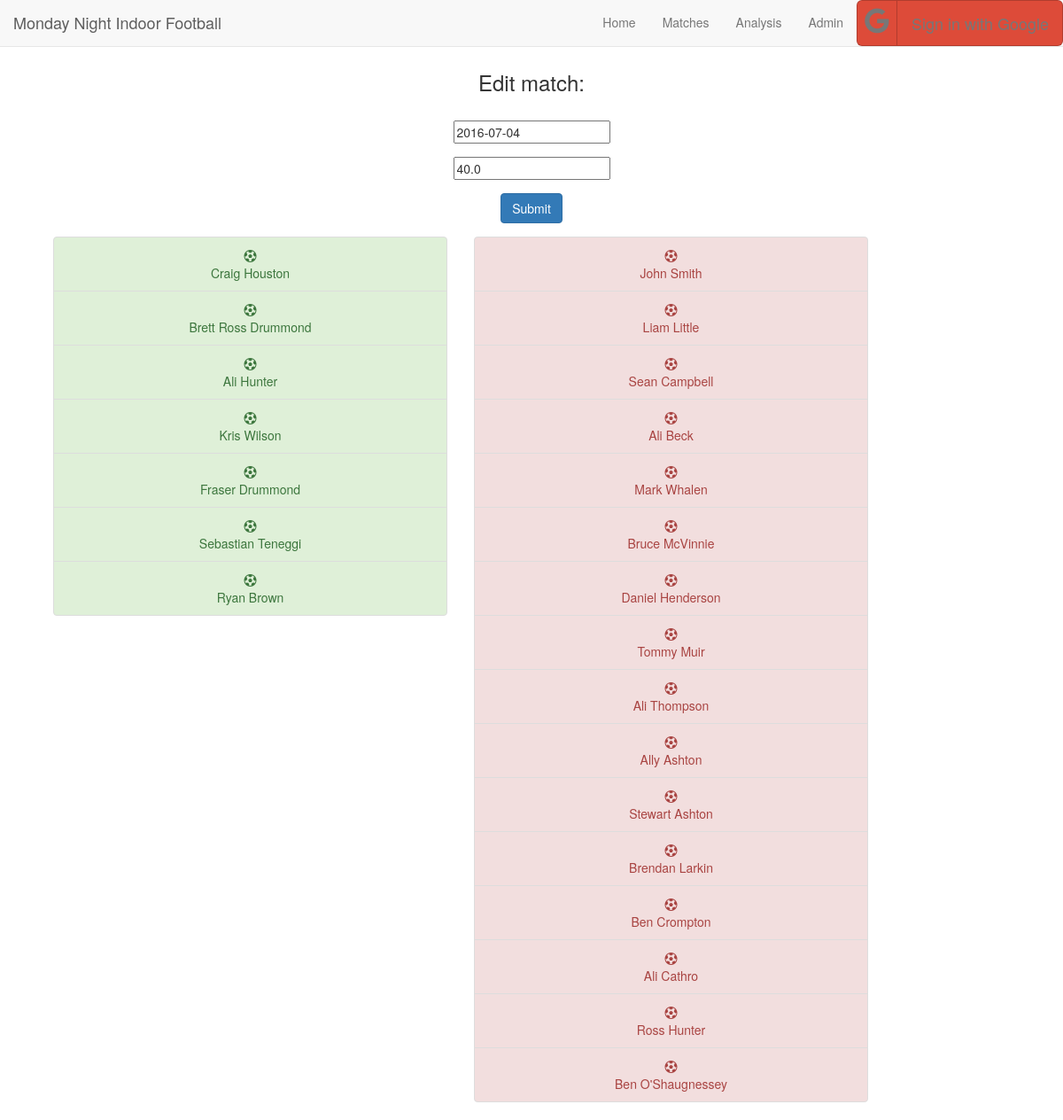
Screenshot of /matches/7/edit/ with the database file from the repository.
### www/models.py (models this page shows, shortened)
class Player(models.Model):
    firstname = models.CharField(max_length=30)
    lastname = models.CharField(max_length=30)
    image = models.CharField(max_length=200, blank=True, null=True)

### www/views.py (the view)
# urls.py: url(r'^matches/(?P<match_id>\d+)/edit/$', views.matches_edit,
def matches_edit(request, match_id):
    match = Match.objects.get(pk=match_id)
    if (request.method == 'POST'):
        form = MatchForm(data=request.POST, instance=match)
        if form.is_valid():
            form.save(commit = True)
        return redirect(reverse('matches'))
    else:
        match_dict = model_to_dict(match)
        form = MatchForm(match_dict)
        included_players = Player.objects.filter(appearance__match__id=match_id)
        excluded_players = Player.objects.exclude(pk__in=included_players)
        return render(request, 'matches_edit.html', {
            'form':form,
            'included_players':included_players,
            'excluded_players':excluded_players
            })

### www/forms.py
class MatchForm(forms.ModelForm):
    class Meta:
        model = Match
        fields = ['date', 'cost']
    def __init__(self, *args, **kwargs):
        super(MatchForm, self).__init__(*args, **kwargs)
        self.helper = FormHelper()
        self.helper.form_class = 'form-horizontal'
        self.helper.label_class = 'col-lg-2'
        self.helper.field_class = 'col-lg-8'
        self.helper.field_template = 'bootstrap3/layout/inline_field.html'
        self.helper.add_input(Submit('submit', 'Submit'))

### www/templates/matches_edit.html (shortened to what this page needs)
{% extends 'base.html' %}
{% load staticfiles %}
{% load crispy_forms_tags %}
{% block content %}
<div class="container text-center">
  {% if 'edit' in request.path %}
    <h3>Edit match:</h3>
  {% endif %}
  <br>
  {% crispy form form.helper %}
  <div class="container text-center">
    <div class="col-sm-5">
      <div id="includedPlayerList" class="list-group">
        {% for player in included_players %}
          <div id="included-player" class="list-group-item list-group-item-success">
            <span class="fa fa-soccer-ball-o" aria-hidden="true"></span>
            <div class="{{ player.id }}">{{ player.firstname }} {{ player.lastname }}
            </div>
          </div>
        {% endfor %}
      </div>
    </div>
    <div class="col-sm-5">
      <div id="excludedPlayerList" class="list-group">
        {% for player in excluded_players %}
          <div id="excluded-player" class="list-group-item list-group-item-danger">
            <span class="fa fa-soccer-ball-o" aria-hidden="true"></span>
            <div class="{{ player.id }}">{{ player.firstname }} {{ player.lastname }}
            </div>
          </div>
        {% endfor %}
      </div>
    </div>
  </div>
</div>
{% endblock %}

### rows the page displays
Player: firstname "Craig", lastname "Houston"
Player: firstname "Brett", lastname "Ross Drummond"
Player: firstname "Ali", lastname "Hunter"
Player: firstname "Kris", lastname "Wilson"
Player: firstname "Fraser", lastname "Drummond"
Player: firstname "Sebastian", lastname "Teneggi"
Player: firstname "Ryan", lastname "Brown"
Player: firstname "John", lastname "Smith"
Player: firstname "Liam", lastname "Little"
Player: firstname "Sean", lastname "Campbell"
Player: firstname "Ali", lastname "Beck"
Player: firstname "Mark", lastname "Whalen"
Player: firstname "Bruce", lastname "McVinnie"
Player: firstname "Daniel", lastname "Henderson"
Player: firstname "Tommy", lastname "Muir"
Player: firstname "Ali", lastname "Thompson"
Player: firstname "Ally", lastname "Ashton"
Player: firstname "Stewart", lastname "Ashton"
Player: firstname "Brendan", lastname "Larkin"
Player: firstname "Ben", lastname "Crompton"
Player: firstname "Ali", lastname "Cathro"
Player: firstname "Ross", lastname "Hunter"
Player: firstname "Ben", lastname "O'Shaugnessey"
